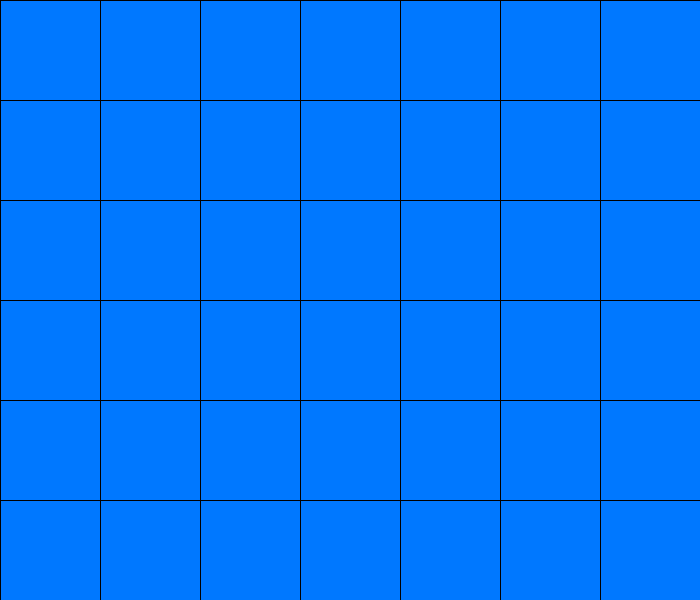
Frame 1 (no input)
Frame 60 (the mouse pressed at the canvas centre just before this capture): identical to frame 1, image omitted
Frame 120 (the mouse held since frame 60 and released just before this capture): identical to frame 1, image omitted

The Processing sketch that drew this single still picture (run headless with seeded random() and noise(); from frame 60 on, the mouse is pressed at the canvas centre):

// Processing sketch: Puissance4
// ── Puissance4.pde
int plateau[][]= new int[7][6];
int player=1;
boolean partie=true;
boolean full_plate=false;
String result ="";

void setup() {
  size(700, 600);
  smooth();
}

void draw() {
  background(0, 120, 255);  

  for (int i=0; i<7; i++) {
    line(i*100, 0, i*100, 600);
    line(0, i*100, 700, i*100);
  }

  for (int x=0; x<7; x++) {
    for (int y=0; y<6; y++) {
      if ( plateau[x][y] == 1) {
        fill(255, 0, 0);
        ellipse(50+x*100, 50+y*100, 90, 90);
      } else if (plateau[x][y] == 2) {
        fill(255, 255, 0);
        ellipse(50+x*100, 50+y*100, 90, 90);
      }
    }
  }

  if (!partie) {
    fill(255, 255, 255);
    textSize(32);
    text(result+" !", 50 ,100);
    text("NOTRE TEAM : #ISNDUSWAG", 50, 150);
    partie=false;
  }
}

void mouseClicked() {

  int x_clic=mouseX/100;
  int y_clic=mouseY/100;
  boolean placed=false;

  if (player == 1 && partie) {

    for (int i=6; i>0 && placed==false; i--) {
      if (plateau[x_clic][i-1] == 0) {
        plateau[x_clic][i-1]=1;
        check_plate_state();
        IA_turn(); 
        placed=true;
      }
    }
  }
}


void resultat(boolean point, int temp){
      if (point && temp==1)      {
        result="Vous avez gagné";
        partie=false;
      } else if (point && temp==2)      {
        result="Vous avez perdu"; 
        partie=false;
      }
} 


void check_plate_state () {
  ///////////////////////
  // COMPTE LES POINTS // 
  ///////////////////////

  for (int y=0; y<6; y++) { //TOUTES LES LIGNES Y
    for (int x=0; x<4; x++) { //TOUTES LES COLONNES X
      int temp=plateau[x][y];    
      boolean point=true;

      for (int curs_x=x; curs_x<x+4; curs_x++) { //POUR CHAQUE RANGÉE DE 4 PIONS
        if (plateau[curs_x][y]!=temp) //SI DISCONTINUITÉ
          point=false;
      }
      resultat(point, temp);
    }
  }


  for (int x=0; x<7; x++) { //TOUTES LES COLONNES X
    for (int y=0; y<3; y++) { //TOUTES LES LIGNES Y
      int temp=plateau[x][y];    
      boolean point=true;

      for (int curs_y=y; curs_y<y+4; curs_y++) { //POUR CHAQUE RANGÉE DE 4 PIONS
        if (plateau[x][curs_y]!=temp) //SI DISCONTINUITÉ
          point=false;
      }
      resultat(point, temp);
    }
  }

  //DIAGONALE G --> D

  for (int y=0; y<3; y++) { //TOUTES LES LIGNES Y
    for (int x=0; x<4; x++) { //TOUTES LES COLONNES X
      int temp=plateau[x][y];    
      boolean point=true;
      int curs_x=x;
      int curs_y=y;

      while (curs_x<x+4) {
        if (plateau[curs_x][curs_y]!=temp) //SI DISCONTINUITÉ
          point=false;    
        curs_x++;
        curs_y++;
      }
      resultat(point, temp);
    }
  }

   //DIAGONALE G <-- D

  for (int y=0; y<3; y++) { //TOUTES LES LIGNES Y
    for (int x=6; x>=3; x--) { //TOUTES LES COLONNES X
      int temp=plateau[x][y];    
      boolean point=true;
      int curs_x=x;
      int curs_y=y;

      while (curs_x>x-4) {
        if (plateau[curs_x][curs_y]!=temp) //SI DISCONTINUITÉ
          point=false;
        curs_x--;
        curs_y++;
      }
      resultat(point, temp);
    }
  }

  ////////////////////////////////////////////
  // VERIFIE QUE LE PLATEUR N EST PAS PLEIN //
  ////////////////////////////////////////////

  full_plate=true;
  for (int x=0; x<7; x++) {
    for (int y=0; y<6; y++) {
      if ( plateau[x][y] == 0)
        full_plate=false;
    }
  }

  if (full_plate) {
    result="Match nul";
    partie=false;
  }
}



void IA_turn() {

  boolean success=false;
  boolean placed=false;

  if (partie) {
    while (!success) {
      int x = int (random(0, 7));

      for (int i=6; i>0 && placed==false; i--) {
        if (plateau[x][i-1] == 0) {
          plateau[x][i-1]=2;
          placed=true;
          success=true;
          check_plate_state();
        }
      }
    }
  }
}
